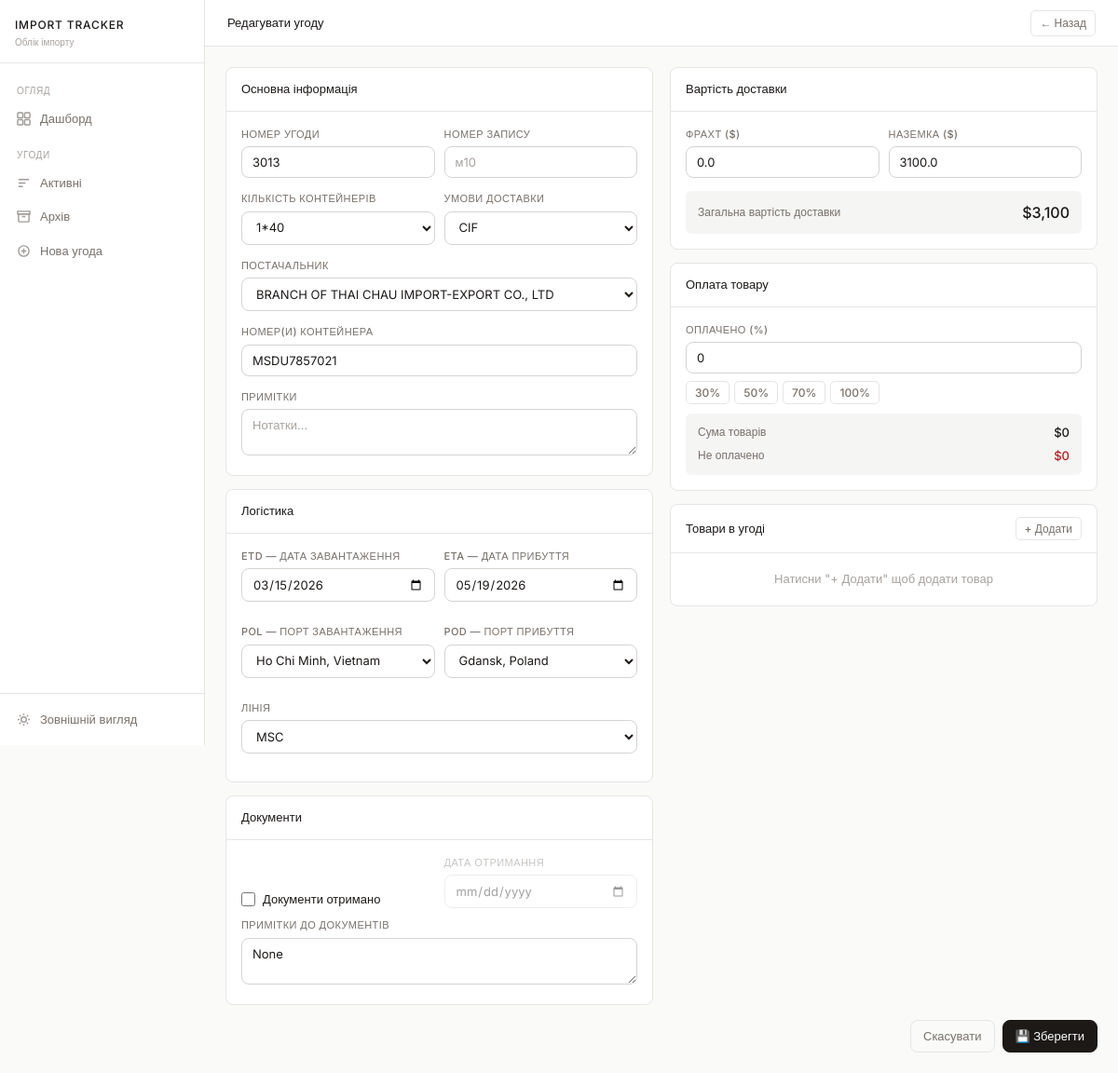
/agreement/2/edit, run on the app's committed database.
### tables this page shows
CREATE TABLE "agreements" (
    id INTEGER PRIMARY KEY AUTOINCREMENT,
    agreement_number TEXT,
    container_count TEXT,
    delivery_terms TEXT,
    etd DATE,
    eta DATE,
    container_numbers TEXT,
    supplier TEXT,
    pol TEXT,
    pod TEXT,
    shipping_line TEXT,
    freight_usd REAL DEFAULT 0,
    inland_usd REAL DEFAULT 0,
    goods_payment_percent REAL DEFAULT 0,
    docs_received INTEGER DEFAULT 0,
    docs_received_date DATE,
    docs_notes TEXT,
    record_number TEXT,
    notes TEXT,
    status TEXT DEFAULT 'active',
    created_at TIMESTAMP DEFAULT CURRENT_TIMESTAMP,
    archived_at TIMESTAMP
);

### app.py (the view, shortened to what this page needs)
@app.route('/agreement/<int:aid>/edit', methods=['GET','POST'])
def edit_agreement(aid):
    conn = get_db()
    agreement = fetchone(conn, 'SELECT * FROM agreements WHERE id=?', (aid,))
    goods     = fetchall(conn, 'SELECT * FROM goods WHERE agreement_id=?', (aid,))
    conn.close()
    opts = {c: get_options(c) for c in ['pol','pod','shipping_line','supplier','container_count','good_name']}
    return render_template('form.html', agreement=agreement, goods=goods, opts=opts)

### app.py (called while the page is built)
def fetchall(conn, sql, params=()):
    cur = conn.cursor()
    cur.execute(q(sql), params)
    if PG:
        cols = [d[0] for d in cur.description]
        return [dict(zip(cols, row)) for row in cur.fetchall()]
    else:
        rows = cur.fetchall()
        return [dict(r) for r in rows]

def fetchone(conn, sql, params=()):
    cur = conn.cursor()
    cur.execute(q(sql), params)
    if PG:
        cols = [d[0] for d in cur.description]
        row = cur.fetchone()
        return dict(zip(cols, row)) if row else None
    else:
        row = cur.fetchone()
        return dict(row) if row else None

def get_options(cat):
    conn = get_db()
    rows = fetchall(conn, "SELECT value FROM options WHERE category=? ORDER BY value", (cat,))
    conn.close()
    return [r['value'] for r in rows]

    def get_db():
        conn = sqlite3.connect(DB, timeout=60, check_same_thread=False)
        conn.row_factory = sqlite3.Row
        conn.execute("PRAGMA journal_mode=WAL")
        conn.execute("PRAGMA busy_timeout=60000")
        return conn

    def q(sql):
        return sql

### import_tracker/templates/form.html (shortened to what this page needs)
{% macro combo_field(name, value, options) %}
{% set cat = name.replace('[]','') %}
<div style="display:flex;gap:6px;">
  <select name="{{ name }}" style="flex:1;" onchange="handleSelect(this,'{{ cat }}')">
    {% for opt in options %}
    <option value="{{ opt }}" {{ 'selected' if value and value.strip()==opt }}>{{ opt }}</option>
    {% endfor %}
    {% if value and value not in options and value.strip() %}
    <option value="{{ value }}" selected>{{ value }}</option>
    {% endif %}
  </select>
</div>
{% endmacro %}
{% extends "base.html" %}
{% block topbar_title %}{{ 'Редагувати угоду' if agreement else 'Нова угода' }}{% endblock %}
{% block topbar_actions %}<a href="/" class="btn btn-ghost btn-sm">← Назад</a>{% endblock %}
{% block content %}
<form method="post" id="main-form" autocomplete="off" onsubmit="prepareSubmit()">
<div style="display:grid;grid-template-columns:1fr 1fr;gap:18px;align-items:start;">
  <div style="display:flex;flex-direction:column;gap:14px;">
    <div class="card">
      <div class="card-header"><span style="font-size:13px;font-weight:500;">Основна інформація</span></div>
      <div class="card-body">
        <div class="grid grid-2" style="gap:10px;">
          <div class="form-group">
            <label>Номер угоди</label>
            <input type="text" name="agreement_number" value="{{ agreement.agreement_number if agreement else '' }}" placeholder="2982">
          </div>
          <div class="form-group">
            <label>Номер запису</label>
            <input type="text" name="record_number" value="{{ agreement.record_number if agreement else '' }}" placeholder="м10">
          </div>
        </div>
        <div class="grid grid-2" style="gap:10px;">
          <div class="form-group">
            <label>Кількість контейнерів</label>
            {{ combo_field('container_count', agreement.container_count if agreement else '', opts.container_count) }}
          </div>
          <div class="form-group">
            <label>Умови доставки</label>
            <select name="delivery_terms">
              {% for t in ['FOB','CIF','EXW','DAP','CFR'] %}
                <option value="{{ t }}" {{ 'selected' if agreement and agreement.delivery_terms and agreement.delivery_terms.strip()==t }}>{{ t }}</option>
              {% endfor %}
            </select>
          </div>
        </div>
        <div class="form-group">
          <label>Постачальник</label>
          {{ combo_field('supplier', agreement.supplier if agreement else '', opts.supplier) }}
        </div>
        <div class="form-group">
          <label>Номер(и) контейнера</label>
          <input type="text" name="container_numbers" value="{{ agreement.container_numbers if agreement else '' }}" placeholder="TGBU8632621">
        </div>
        <div class="form-group" style="margin-bottom:0;">
          <label>Примітки</label>
          <textarea name="notes" rows="2" placeholder="Нотатки...">{{ agreement.notes if agreement else '' }}</textarea>
        </div>
      </div>
    </div>
    <div class="card">
      <div class="card-header"><span style="font-size:13px;font-weight:500;">Логістика</span></div>
      <div class="card-body">
        <div class="grid grid-2" style="gap:10px;">
          <div class="form-group">
            <label>ETD — дата завантаження</label>
            <input type="date" name="etd" value="{{ agreement.etd if agreement else '' }}">
          </div>
          <div class="form-group">
            <label>ETA — дата прибуття</label>
            <input type="date" name="eta" value="{{ agreement.eta if agreement else '' }}">
          </div>
          <div class="form-group">
            <label>POL — порт завантаження</label>
            {{ combo_field('pol', agreement.pol if agreement else '', opts.pol) }}
          </div>
          <div class="form-group">
            <label>POD — порт прибуття</label>
            {{ combo_field('pod', agreement.pod if agreement else '', opts.pod) }}
          </div>
          <div class="form-group" style="grid-column:span 2;">
            <label>Лінія</label>
            {{ combo_field('shipping_line', agreement.shipping_line if agreement else '', opts.shipping_line) }}
          </div>
        </div>
      </div>
    </div>
    <div class="card">
      <div class="card-header"><span style="font-size:13px;font-weight:500;">Документи</span></div>
      <div class="card-body">
        <div class="grid grid-2" style="gap:10px;align-items:end;">
          <div>
            <label style="display:flex;align-items:center;gap:8px;text-transform:none;letter-spacing:0;font-size:13px;color:var(--text);cursor:pointer;margin-bottom:0;">
              <input type="checkbox" name="docs_received" value="1" style="width:15px;height:15px;"
                {{ 'checked' if agreement and agreement.docs_received }}
                onchange="document.getElementById('doc-date-wrap').style.opacity=this.checked?'1':'0.4'">
              Документи отримано
            </label>
          </div>
          <div id="doc-date-wrap" style="opacity:{{ '1' if agreement and agreement.docs_received else '0.4' }};">
            <label>Дата отримання</label>
            <input type="date" name="docs_received_date" value="{{ agreement.docs_received_date if agreement else '' }}">
          </div>
        </div>
        <div class="form-group" style="margin-top:10px;margin-bottom:0;">
          <label>Примітки до документів</label>
          <textarea name="docs_notes" rows="2" placeholder="Коментар...">{{ agreement.docs_notes if agreement else '' }}</textarea>
        </div>
      </div>
    </div>
  </div>
  <div style="display:flex;flex-direction:column;gap:14px;">
    <div class="card">
      <div class="card-header"><span style="font-size:13px;font-weight:500;">Вартість доставки</span></div>
      <div class="card-body">
        <div class="grid grid-2" style="gap:10px;">
          <div class="form-group">
            <label>Фрахт ($)</label>
            <input type="number" name="freight_usd" step="0.01" value="{{ agreement.freight_usd if agreement else '' }}" placeholder="0" id="freight" oninput="updateDelivery()">
          </div>
          <div class="form-group">
            <label>Наземка ($)</label>
            <input type="number" name="inland_usd" step="0.01" value="{{ agreement.inland_usd if agreement else '' }}" placeholder="0" id="inland" oninput="updateDelivery()">
          </div>
        </div>
        <div style="background:var(--bg3);border-radius:6px;padding:11px 13px;">
          <div style="display:flex;justify-content:space-between;align-items:center;">
            <span style="font-size:12px;color:var(--muted);">Загальна вартість доставки</span>
            <span style="font-size:16px;font-weight:500;" id="delivery-total">$0</span>
          </div>
        </div>
      </div>
    </div>
    <div class="card">
      <div class="card-header"><span style="font-size:13px;font-weight:500;">Оплата товару</span></div>
      <div class="card-body">
        <div class="form-group" style="margin-bottom:8px;">
          <label>Оплачено (%)</label>
          <input type="number" name="goods_payment_percent" min="0" max="100" step="1"
            value="{{ agreement.goods_payment_percent|int if agreement else '' }}" placeholder="0" id="goods-pct" oninput="updateGoods()">
        </div>
        <div style="display:flex;gap:5px;flex-wrap:wrap;margin-bottom:10px;">
          {% for pct in [30,50,70,100] %}
          <button type="button" class="btn btn-ghost btn-sm" onclick="document.getElementById('goods-pct').value={{ pct }};updateGoods()">{{ pct }}%</button>
          {% endfor %}
        </div>
        <div style="background:var(--bg3);border-radius:6px;padding:11px 13px;">
          <div style="display:flex;justify-content:space-between;margin-bottom:5px;">
            <span style="font-size:12px;color:var(--muted);">Сума товарів</span>
            <span style="font-size:13px;font-weight:500;" id="goods-total-d">$0</span>
          </div>
          <div style="display:flex;justify-content:space-between;">
            <span style="font-size:12px;color:var(--muted);">Не оплачено</span>
            <span style="font-size:13px;font-weight:500;color:var(--danger);" id="goods-rem-d">$0</span>
          </div>
        </div>
      </div>
    </div>
    <div class="card">
      <div class="card-header">
        <span style="font-size:13px;font-weight:500;">Товари в угоді</span>
        <button type="button" class="btn btn-ghost btn-sm" onclick="addGood()">+ Додати</button>
      </div>
      <div id="goods-list">
        {% if goods %}
          {% for g in goods %}
          <div class="good-row" style="display:grid;grid-template-columns:1fr 70px 60px 85px 28px;gap:6px;padding:10px 14px;border-bottom:1px solid var(--border);align-items:end;">
            <div>
              <label>Назва</label>
              <select name="good_name[]" onchange="handleGoodSelect(this)">
                <option value="">— оберіть —</option>
                {% for opt in opts.good_name %}
                <option value="{{ opt }}" {{ 'selected' if g.name==opt }}>{{ opt }}</option>
                {% endfor %}
                {% if g.name and g.name not in opts.good_name %}
                <option value="{{ g.name }}" selected>{{ g.name }}</option>
                {% endif %}
                <option value="__add__">+ Додати до списку...</option>
              </select>
            </div>
            <div><label>К-сть</label><input type="number" name="good_qty[]" value="{{ g.quantity }}" step="0.01" placeholder="0" oninput="updateGoods()"></div>
            <div><label>Од.</label>
              <select name="good_unit[]">{% for u in ['шт','кг','м','л','компл'] %}<option value="{{ u }}" {{ 'selected' if g.unit==u }}>{{ u }}</option>{% endfor %}</select>
            </div>
            <div><label>Ціна ($)</label><input type="number" name="good_price[]" value="{{ g.price_usd }}" step="0.01" placeholder="0" oninput="updateGoods()"></div>
            <div style="display:flex;align-items:flex-end;">
              <button type="button" onclick="this.closest('.good-row').remove();updateGoods()" style="background:transparent;border:1px solid var(--border);color:var(--muted);border-radius:5px;width:28px;height:34px;cursor:pointer;font-size:12px;">✕</button>
            </div>
          </div>
          {% endfor %}
        {% else %}
          <div id="goods-empty" style="padding:18px;text-align:center;color:var(--hint);font-size:13px;">Натисни "+ Додати" щоб додати товар</div>
        {% endif %}
      </div>
    </div>
  </div>
</div>
<div style="display:flex;gap:8px;justify-content:flex-end;margin-top:16px;">
  <a href="/" class="btn btn-ghost">Скасувати</a>
  <button type="submit" class="btn btn-primary">{{ '💾 Зберегти' if agreement else '✓ Створити' }}</button>
</div>
</form>
{% endblock %}

### import_tracker/templates/base.html (style rules this page uses)
:root { --bg:#fafaf9;--bg2:#ffffff;--bg3:#f5f5f4;--border:#e7e5e4;--border2:#d6d3d1;--text:#1c1917;--muted:#78716c;--hint:#a8a29e;--danger:#b91c1c;--warn:#92400e;--ok:#166534;--danger-bg:#fef2f2;--warn-bg:#fffbeb;--ok-bg:#f0fdf4;--sidebar-w:220px;--radius:8px;--sans:'Inter',sans-serif;--mono:'Inter',sans-serif; }
*,*::before,*::after { box-sizing:border-box;margin:0;padding:0; }
body { font-family:var(--sans);background:var(--bg);color:var(--text);min-height:100vh;font-size:14px;line-height:1.5;-webkit-font-smoothing:antialiased;display:flex; }
.btn { display:inline-flex;align-items:center;gap:6px;padding:7px 13px;border-radius:var(--radius);font-family:var(--sans);font-size:13px;font-weight:500;cursor:pointer;border:1px solid var(--border2);text-decoration:none;transition:all 0.12s;white-space:nowrap;background:var(--bg2);color:var(--text); }
.btn-primary { background:var(--text);color:var(--bg2);border-color:var(--text); }
.btn-ghost { background:transparent;color:var(--muted);border-color:var(--border); }
.btn-sm { padding:4px 9px;font-size:12px;border-radius:5px; }
.card { background:var(--bg2);border:1px solid var(--border);border-radius:var(--radius);overflow:hidden; }
.card-header { padding:13px 16px;border-bottom:1px solid var(--border);display:flex;align-items:center;justify-content:space-between; }
.card-body { padding:16px; }
input,select,textarea { background:var(--bg2);border:1px solid var(--border2);color:var(--text);border-radius:var(--radius);padding:8px 11px;font-family:var(--sans);font-size:13px;width:100%;transition:border-color 0.12s;outline:none; }
input::placeholder,textarea::placeholder { color:var(--hint); }
label { display:block;font-size:11px;color:var(--muted);margin-bottom:5px;font-weight:500;letter-spacing:0.04em;text-transform:uppercase; }
.form-group { margin-bottom:14px; }
.grid { display:grid;gap:14px; }
.grid-2 { grid-template-columns:repeat(2,1fr); }

### data on the page
agreements: agreement_number "3013", supplier "BRANCH OF THAI CHAU IMPORT-EXPORT CO., LTD", container_numbers "MSDU7857021", etd "03/15/2026", eta "05/19/2026", freight_usd "0.0", inland_usd "3100.0", goods_payment_percent "0"

### other printed values
{{ 'Редагувати угоду' if agreement else 'Нова угода' }} "Редагувати угоду"
{{ pct }} "30" "50" "70" "100"
{{ '💾 Зберегти' if agreement else '✓ Створити' }} "💾 Зберегти"
form field container_count "1*40"
form field delivery_terms "CIF"
form field pol "Ho Chi Minh, Vietnam"
form field pod "Gdansk, Poland"
form field shipping_line "MSC"
